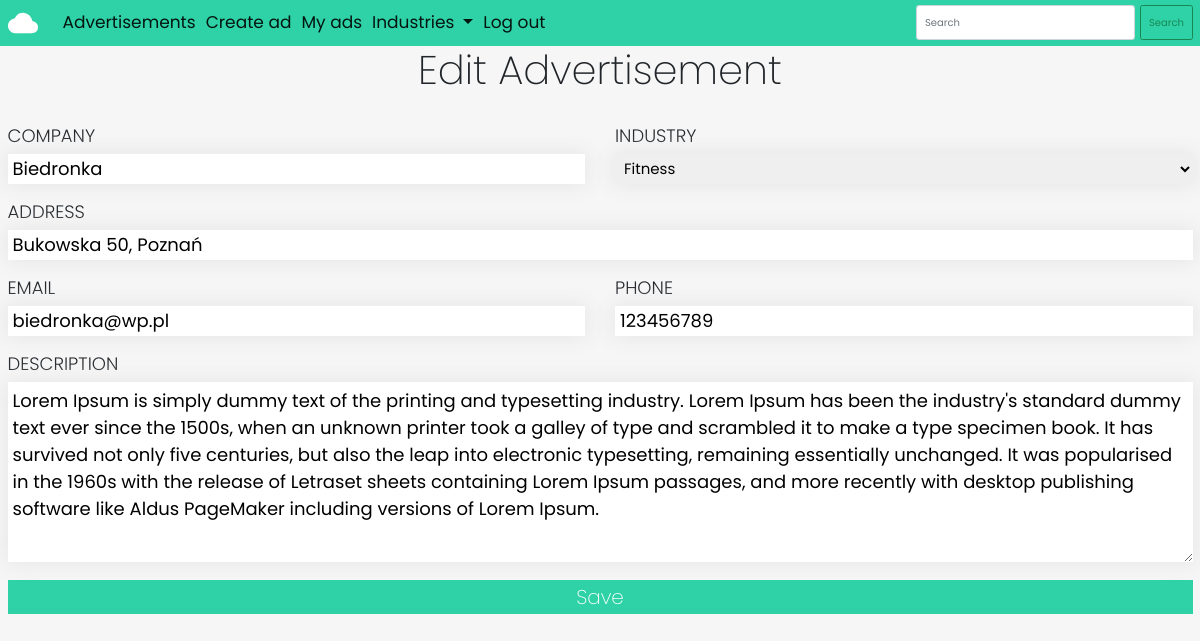
Page /my/1 (signed in) on the earlier database version.
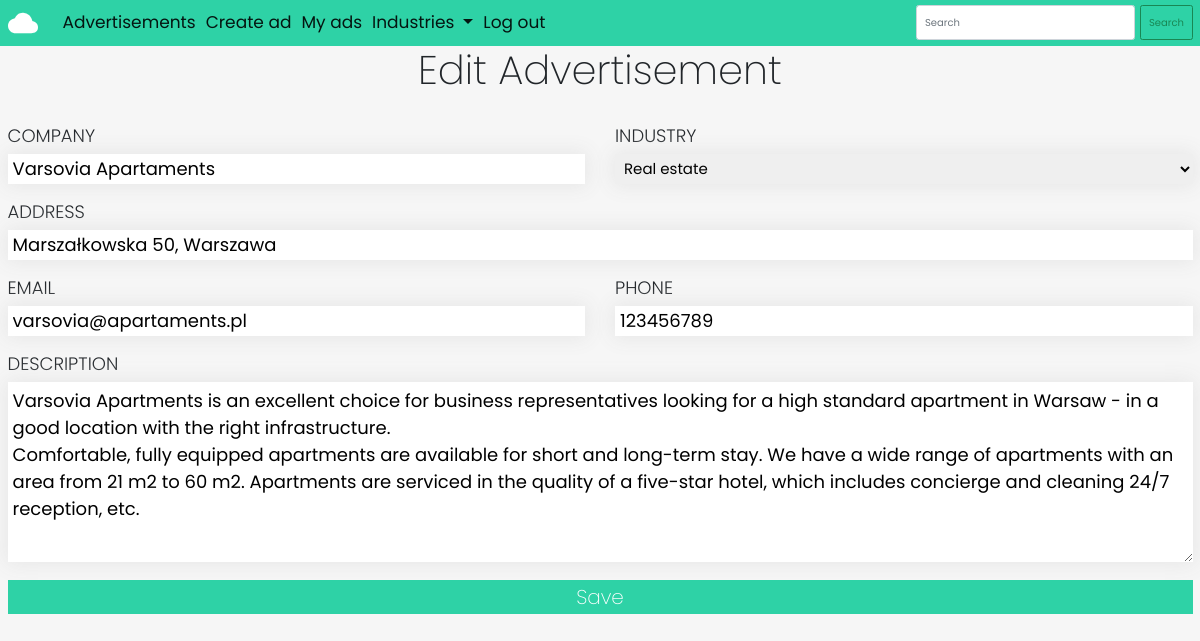
Same page on the later database version.
### ads/models.py (models this page shows, shortened)
class Advertisement(models.Model):
    company = models.CharField(max_length=300)
    address = models.CharField(max_length=400)
    email = models.EmailField(max_length=254)
    phone = models.CharField(max_length=14)
    desc = models.TextField()
    industries = [
        ('','Choose industry'),
        ('re', 'Real estate'),
        ('ht', 'Health'),
        ('at', 'Automotive'),
        ('ft', 'Fitness'),
    ]
    industry = models.CharField(max_length=2, choices=industries, default='')
    user = models.ForeignKey(User, on_delete=models.CASCADE, related_name='ads')
    likes = models.ManyToManyField(User, blank=True, related_name='likes')

### ads/views.py (the view, shortened to what this page needs)
# urls.py: path('my/<int:adId>', views.edit, name='edit'),
@login_required
def edit(request, adId):
    ad = get_object_or_404(Advertisement, pk=adId, user=request.user)
    if request.method == 'GET':
        form = AdForm(instance=ad)
        return render(request, 'edit.html', {'form': form, 'ad': ad})

### ads/forms.py
class AdForm(forms.ModelForm):
    class Meta:
        model = Advertisement
        exclude = ('user', 'likes')

### ads/templates/edit.html (shortened to what this page needs)
{% extends 'base.html' %}
{% block content %}
<div class="row">
    <h2 class="form-title">Edit Advertisement</h2>
    <form class="create-form" action="{% url 'edit' ad.id%}" method="POST">
        <div class="form-line">
            <div class="form-element">
                <label for="id_company">Company</label>
                <input type="text" name="company" maxlength="300" required="" id="id_company" value="{{ad.company}}">
            </div>
            <div class="form-element">
                <label for="id_industry">Industry</label>
                <select name="industry" required="" id="id_industry">
                    {% for id, industry  in ad.industries  %}
                    {% if not id %}
                    <option value="{{id}}" disabled>{{industry}}</option>
                    {% elif id == ad.industry %}
                    <option value="{{id}}" selected>{{industry}}</option>
                    {% else %}
                    <option value="{{id}}">{{industry}}</option>
                    {% endif %}
                    {% endfor %}
                </select>
            </div>
        </div>
        <div class="form-line">
            <div class="form-element long">
                <label for="id_address">Address</label>
                <input type="text" name="address" maxlength="400" required="" id="id_address" value="{{ad.address}}">
            </div>
        </div>
        <div class="form-line">
            <div class="form-element">
                <label for="id_email">Email</label>
                <input type="email" name="email" maxlength="254" required="" id="id_email" value="{{ad.email}}">
            </div>
                <div class="form-element">
                    <label for="id_phone">Phone</label>
                    <input type="text" name="phone" maxlength="14" required="" id="id_phone" value="{{ad.phone}}">
                </div>
            </div>
        <label for="id_desc">Description</label>
        <textarea name="desc" cols="40" rows="10" required="" id="id_desc">{{ad.desc}}</textarea>
        <button class="btn-full" type="submit">Save</button>
    </form>
    {% endblock content %}

Differences in the rows shown:
changed Advertisement: company "Biedronka" → "Varsovia Apartaments"; industry "Fitness" → "Real estate"; address "Bukowska 50, Poznań" → "Marszałkowska 50, Warszawa"; email "biedronka@wp.pl" → "varsovia@apartaments.pl"; desc "Lorem Ipsum is simply dummy text of the printing and typesetting industry. Lorem Ipsum has been the industry's standard dummy text ever since the 1500s, when an unknown printer took a galley of type and scrambled it to make a type specimen book. It has survived not only five centuries, but also the leap into electronic typesetting, remaining essentially unchanged. It was popularised in the 1960s with the release of Letraset sheets containing Lorem Ipsum passages, and more recently with desktop publishing software like Aldus PageMaker including versions of Lorem Ipsum." → "Varsovia Apartments is an excellent choice for business representatives looking for a high standard apartment in Warsaw - in a good location with the right infrastructure. Comfortable, fully equipped apartments are available for short and long-term stay. We have a wide range of apartments with an area from 21 m2 to 60 m2. Apartments are serviced in the quality of a five-star hotel, which includes concierge and cleaning 24/7 reception, etc."
